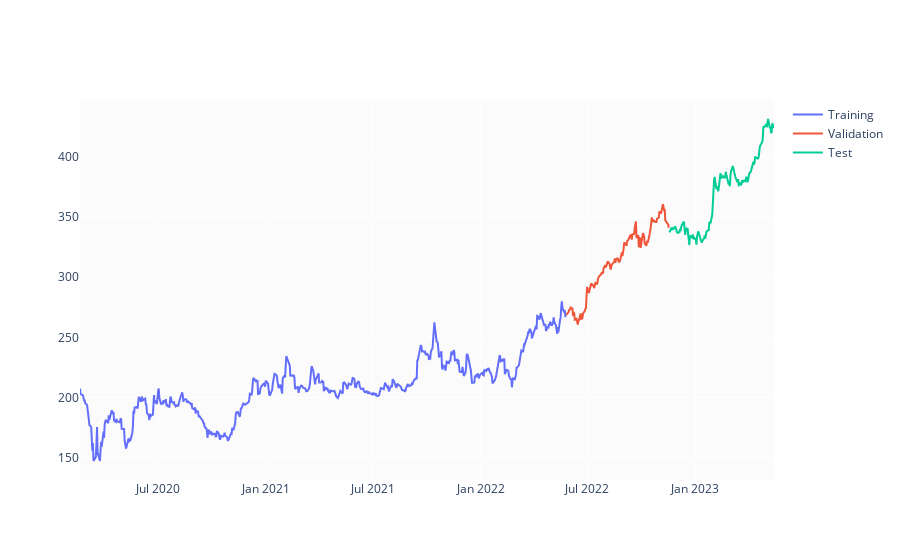

The notebook cell saved with this chart:
### Code cell
test_size  = 0.15
valid_size = 0.15
   
test_split_idx  = int(df.shape[0] * (1-test_size))
valid_split_idx = int(df.shape[0] * (1-(valid_size+test_size)))

train_df  = df.loc[:valid_split_idx].copy()
valid_df  = df.loc[valid_split_idx+1:test_split_idx].copy()
test_df   = df.loc[test_split_idx+1:].copy()

fig = go.Figure()
fig.add_trace(go.Scatter(x=train_df.Date, y=train_df.Close, name='Training'))
fig.add_trace(go.Scatter(x=valid_df.Date, y=valid_df.Close, name='Validation'))
fig.add_trace(go.Scatter(x=test_df.Date,  y=test_df.Close,  name='Test'))
fig.show()
